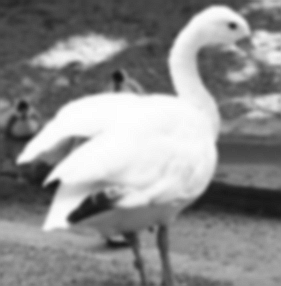
#> input picture swan.pgm, 281 x 286 px
$ jupyter execute threshold.ipynb
#> lines starting #> are read from the running program, lines starting #| are printed output that depends on the picture; after the words box and inside, x2 and y2 are one past the last pixel; in counts of white or black regions, pixels touching at a corner belong together
[cell 1]
import numpy as np
import cv2
from matplotlib import pyplot as plt

img1 = cv2.imread('swan.pgm',0)
#> img1 is the input picture: shape (286, 281); min 18, max 255, mean 140.4


ret,l =cv2.threshold(img1,0,255,cv2.THRESH_OTSU)
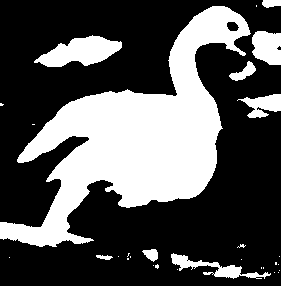
#> l: shape (286, 281); 33% white; 30 white regions (21 under 20 px), largest, box (x1, y1, x2, y2) and area: (0, 6, 251, 247) 22093, (34, 35, 122, 67) 1644, (252, 31, 281, 65) 821
#> ret = 161


th2 = cv2.adaptiveThreshold(img1,255,cv2.ADAPTIVE_THRESH_MEAN_C,
            cv2.THRESH_BINARY,11,2)
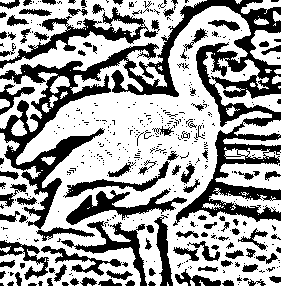
#> th2: shape (286, 281); 62.8% white; 451 black regions (343 under 20 px), largest, box (x1, y1, x2, y2) and area: (0, 0, 281, 229) 14925, (0, 7, 158, 69) 1898, (66, 189, 187, 225) 1419
plt.imshow(img1,'gray')
plt.title("img1")
plt.xticks([]),plt.yticks([])
plt.show()


plt.imshow(l,'gray')
plt.title("otsu threshold")
plt.xticks([]),plt.yticks([])
plt.show()

plt.imshow(th2,'gray')
plt.title("adaptive threshold")
plt.xticks([]),plt.yticks([])
plt.show()


img2 = cv2.imread('flower.pgm',0)
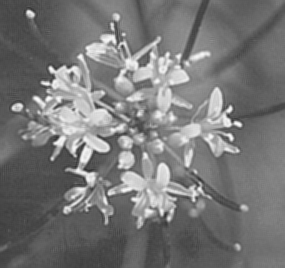
#> input picture flower.pgm, 285 x 268 px
#> img2 is the input picture: shape (268, 285); min 45, max 253, mean 118.7


plt.hist(img2.ravel(),256,[0,256]); plt.show()
#> after `plt.hist(img2.ravel(), 256, [0, 256])`:
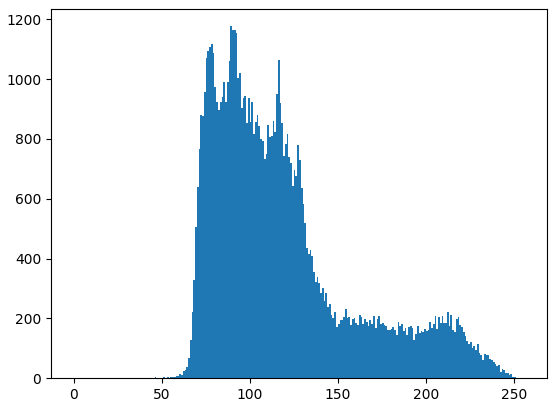
#> figure drawn by matplotlib, 1 panel; tallest bar 1177 high, from x = 89 to 90


ret,l2 =cv2.threshold(img2,0,255,cv2.THRESH_OTSU)
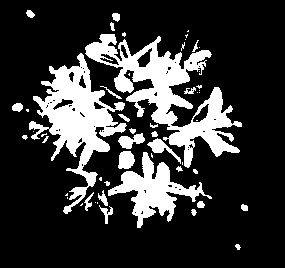
#> l2: shape (268, 285); 21.1% white; 53 white regions (26 under 20 px), largest, box (x1, y1, x2, y2) and area: (85, 34, 242, 168) 6496, (29, 53, 127, 214) 5252, (108, 152, 212, 228) 2575
#> ret = 143

th3= cv2.adaptiveThreshold(img2,255,cv2.ADAPTIVE_THRESH_MEAN_C,
            cv2.THRESH_BINARY,11,2)
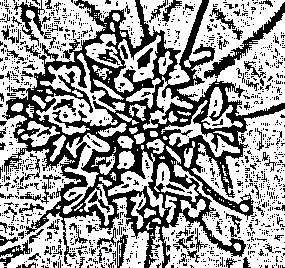
#> th3: shape (268, 285); 60.8% white; 1279 black regions (1182 under 20 px), largest, box (x1, y1, x2, y2) and area: (2, 0, 285, 268) 19963, (204, 2, 285, 79) 845, (14, 0, 45, 46) 437


plt.imshow(l2,'gray')
plt.title("otsu threshold")
plt.xticks([]),plt.yticks([])
plt.show()

plt.imshow(th3,'gray')
plt.title("adaptive threshold")
plt.xticks([]),plt.yticks([])
plt.show()


img3 = cv2.imread('tools.pgm',0)
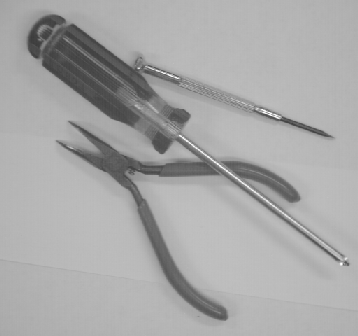
#> input picture tools.pgm, 358 x 336 px
#> img3 is the input picture: shape (336, 358); min 60, max 255, mean 167.5

plt.hist(img3.ravel(),256,[0,256]); plt.show()
#> after `plt.hist(img3.ravel(), 256, [0, 256])`:
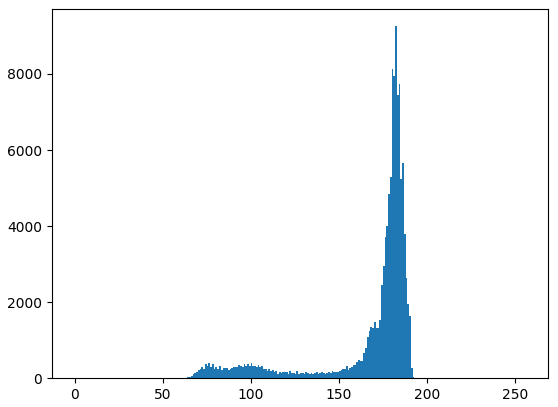
#> figure drawn by matplotlib, 1 panel; tallest bar 9256 high, from x = 182 to 183


plt.imshow(img3,'gray')
plt.title("image equalize")
plt.xticks([]),plt.yticks([])
plt.show()


ret,l3 =cv2.threshold(img3,0,255,cv2.THRESH_OTSU)
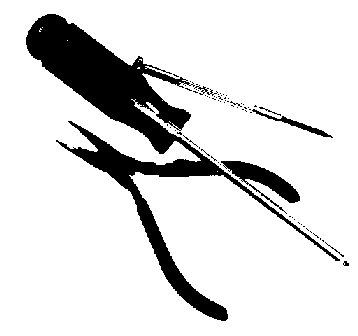
#> l3: shape (336, 358); 86.1% white; 68 black regions (61 under 20 px), largest, box (x1, y1, x2, y2) and area: (26, 14, 340, 321) 14798, (221, 161, 300, 214) 1276, (252, 109, 333, 138) 338
#> ret = 138


th4 = cv2.adaptiveThreshold(img3,255,cv2.ADAPTIVE_THRESH_MEAN_C,\
            cv2.THRESH_BINARY,11,2)
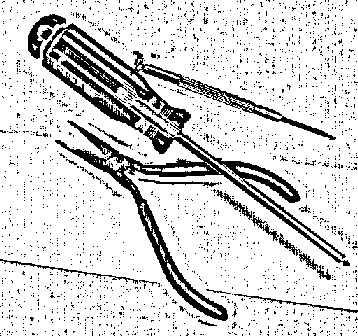
#> th4: shape (336, 358); 84.3% white; 2088 black regions (2063 under 20 px), largest, box (x1, y1, x2, y2) and area: (42, 23, 346, 259) 7081, (55, 120, 350, 321) 5097, (28, 14, 66, 59) 552

plt.imshow(l3,'gray')
plt.title("otsu threshold")
plt.xticks([]),plt.yticks([])
plt.show()


plt.imshow(th4,'gray')
plt.title("adaptive threshold")
plt.xticks([]),plt.yticks([])
plt.show()
